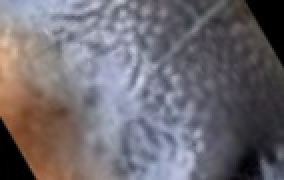
#> input picture dataset/validation/cow1/augmented_0_angle120_scale1.5.jpg, 142 x 90 px, found by its file name (shown 2 times larger); the run also reads 1 picture not shown here
$ jupyter execute --allow-errors SIFT_Final.ipynb
#> lines starting #> are read from the running program, lines starting #| are printed output that depends on the picture; long printed decimals are rounded
#> (the call stopped at in visualize, `img = image.load_img(img_path, target_size=(224, 224))`: tensorflow is not available in this run)
**Importing necessary packages**

[cell 1]
from tensorflow.keras.preprocessing import image
import cv2
import os, shutil
import matplotlib.pyplot as plt
import hashlib
import numpy as np
import random

[cell 2]
def data_aug(main_folder_path):
    dataset_folder = os.path.join(main_folder_path, 'augmented_images')
    if not os.path.exists(dataset_folder):
        os.makedirs(dataset_folder)

    # Define rotation angles and scales
    angles = [-30, 0, 30, 60, 90, 120, 150]
    scales = [1.0, 1.3, 1.5]

    # Iterate over each cow folder
    for cow_folder_name in os.listdir(main_folder_path):
        cow_folder_path = os.path.join(main_folder_path, cow_folder_name)
        if os.path.isdir(cow_folder_path):
            # Create a folder for the cow in the 'dataset' directory
            cow_dataset_folder = os.path.join(dataset_folder, cow_folder_name)
            if not os.path.exists(cow_dataset_folder):
                os.makedirs(cow_dataset_folder)

            # List all files in the cow folder
            image_files = [f for f in os.listdir(cow_folder_path) if os.path.isfile(os.path.join(cow_folder_path, f))]

            # Load and preprocess each cow image
            for i, image_file in enumerate(image_files):
                img_path = os.path.join(cow_folder_path, image_file)
                img = cv2.imread(img_path)

                # Generate augmented images
                for angle in angles:
                    for scale in scales:
                        M = cv2.getRotationMatrix2D((img.shape[1]//2, img.shape[0]//2), angle, scale)
                        rotated_image = cv2.warpAffine(img, M, (img.shape[1], img.shape[0]))
                        # Define the filename for the augmented image
                        filename = f'augmented_{i}_angle{angle}_scale{scale}.jpg'
                        # Define the path to save the augmented image in the cow's dataset folder
                        save_path = os.path.join(cow_dataset_folder, filename)

                        # Save the augmented image
                        cv2.imwrite(save_path, rotated_image)
#> pass 2 of the loop in data_aug, `for cow_folder_name in os.listdir(main_folder_path):`:
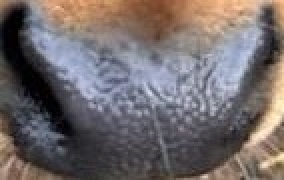
#> input picture cows/cow1/nose1.jpg, 142 x 90 px, found by its file name (shown 2 times larger)
#> in data_aug, img is the input picture: shape (90, 142, 3); mean B, G, R 107.1, 106.5, 114.7
#> the loop in data_aug, `for angle in angles:` made 7 passes
#> pass 1, in data_aug, `cv2.imwrite(save_path, rotated_image)`:
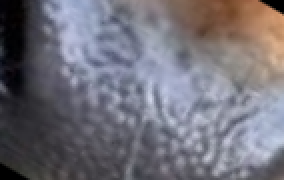
#> saved as augmented_0_angle-30_scale1.5.jpg: shape (90, 142, 3) (shown 2 times larger); mean B, G, R 120.6, 111.7, 114
#> pass 2, in data_aug, `cv2.imwrite(save_path, rotated_image)`:
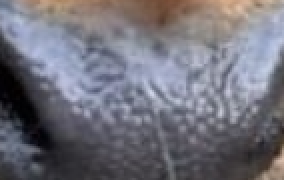
#> saved as augmented_0_angle0_scale1.3.jpg: shape (90, 142, 3) (shown 2 times larger); mean B, G, R 122.3, 112.8, 114
    print("Data Augmentation completed..")

def visualize(img_path):
  img = image.load_img(img_path, target_size=(224, 224))
  cow_nose_image = image.img_to_array(img) / 255.0  # Normalize pixel values to [0, 1]

  # Visualizing the original cow nose image
  plt.imshow(cow_nose_image)
  plt.axis('off')
  plt.show()


def img_preprocess(img_path):
  img = cv2.imread(img_path, cv2.IMREAD_GRAYSCALE)
  # Resize images to 224x224
  img_resized = cv2.resize(img, (224, 224))

  # Apply contrast adjustment
  clahe = cv2.createCLAHE(clipLimit=2.0, tileGridSize=(8, 8))
  img_resized = clahe.apply(img_resized)
  return img_resized

[cell 3]
img_path = '/content/drive/MyDrive/Muzzle Feature Extraction/SIFT/cows/cow1/nose1.jpg'
visualize(img_path)

**Function call to perform data augmentation**

[cell 4]
# Main directory containing cow folders
main_folder_path = '/content/drive/MyDrive/Muzzle Feature Extraction/SIFT/cows'

data_aug(main_folder_path)

**Data Splitting**

[cell 5]
# Define the path to your cow folders
cow_folder_path = '/content/drive/MyDrive/Muzzle Feature Extraction/SIFT/cows/augmented_images'
output_train_path = '/content/drive/MyDrive/Muzzle Feature Extraction/SIFT/dataset/training'
output_val_path = '/content/drive/MyDrive/Muzzle Feature Extraction/SIFT/dataset/validation'

# Define the ratio for splitting data
train_ratio = 0.9  # 90% for training, 10% for validation

# Create directories for training and validation data if they don't exist
os.makedirs(output_train_path, exist_ok=True)
os.makedirs(output_val_path, exist_ok=True)

for folder_name in os.listdir(cow_folder_path):
    folder_path = os.path.join(cow_folder_path, folder_name)

    if os.path.isdir(folder_path):
        images = os.listdir(folder_path)
        random.shuffle(images)  # Shuffle the images

        # Calculate the split indices based on the ratio
        split_index = int(len(images) * train_ratio)

        # Split the images into training and validation sets
        train_images = images[:split_index]
        val_images = images[split_index:]

        # Create directories for training and validation data for each cow folder
        train_folder = os.path.join(output_train_path, folder_name)
        val_folder = os.path.join(output_val_path, folder_name)
        os.makedirs(train_folder, exist_ok=True)
        os.makedirs(val_folder, exist_ok=True)

        # Move training images to the training folder with cow folder structure
        for image in train_images:
            src = os.path.join(folder_path, image)
            dst = os.path.join(train_folder, image)
            shutil.copy(src, dst)

        # Move validation images to the validation folder with cow folder structure
        for image in val_images:
            src = os.path.join(folder_path, image)
            dst = os.path.join(val_folder, image)
            shutil.copy(src, dst)
#> pass 2 of the loop `for folder_name in os.listdir(cow_folder_path):`:

**Initialize dictionary for first time**

[cell 6]
# Initialize an empty dictionary to store features
cow_features = {}

**Extract the features from all nose images of the cow**

[cell 7]
# Initialize SIFT detector
sift = cv2.SIFT_create()

def extract_features(cow_key, cow_folder_path):
  # Check if the cow_key already exists in the dictionary
  if cow_key in cow_features:
      print(f"Key: {cow_key} already exist.")
  else:
      # Initialize an empty dictionary to store features and unique_id for this cow
      cow_features[cow_key] = {'features': [], 'unique_id': None}

      # Iterate through the nose images of cow folder
      for img_file in os.listdir(cow_folder_path):
          if img_file.endswith('.jpg'):
              img_path = os.path.join(cow_folder_path, img_file)
              cow_nose_image = img_preprocess(img_path)

              # Detect and compute SIFT keypoints and descriptors
              keypoints, descriptors = sift.detectAndCompute(cow_nose_image, None)
              cow_features[cow_key]['features'].append(descriptors)

              # Draw keypoints on the original image
              image_with_keypoints = cv2.drawKeypoints(cow_nose_image, keypoints, None,
                                                      flags=cv2.DRAW_MATCHES_FLAGS_DRAW_RICH_KEYPOINTS)

              image_rgb = cv2.cvtColor(image_with_keypoints, cv2.COLOR_BGR2RGB)

              # Plot the image with keypoints
              plt.figure(figsize=(6, 4))
              plt.imshow(image_rgb)
              plt.title(f"Keypoints for {cow_key} - {img_file}")
              plt.axis('off')
              plt.show()

      # Generate a unique ID using a hash function
      feature_str = str(cow_features[cow_key]['features']) # converting features to string
      unique_id = hashlib.md5(feature_str.encode()).hexdigest() # converts to hexadecimal representation

      # Check if the unique_id already exists in the dictionary
      if any(data['unique_id'] == unique_id for data in cow_features.values()):
          print("This feature already exists.")
          del cow_features[cow_key]
      else:
          # Assign the features and unique_id to cow_key in the dictionary
          cow_features[cow_key]['unique_id'] = unique_id
          print(f"Features extraction from {cow_key}'s muzzle completed. Unique ID: {unique_id}")

**Change path of each cow folder and enter respective cow's name**

[cell 8]
# Add New Cow
name_of_cow = input("Enter the cow name: ")
#> the answer given: cows/augmented_images/cow1/augmented_0_angle-30_scale1.0.jpg

# [6 lines of commented-out code are left out]
cow_folder_path = '/content/drive/MyDrive/Muzzle Feature Extraction/SIFT/dataset/training/cow6'

#> (the rest of this cell did not finish here and is left out)

[cell 9]
# Display the dictionary
print(cow_features)

**Count no of values in dictionary**

[cell 10]
count = 0
for key, value in cow_features.items() :
    print(key)
    count = count +1
    print(f"No of features stores in {key} : {len(cow_features[key]['features'])}")
print(f"Number of cows in the dictionary : {count}")

**Compare new features with exisiting features**

[cell 11]
# Input image path
input_img_path = '/content/drive/MyDrive/Muzzle Feature Extraction/SIFT/dataset/validation/cow1/augmented_0_angle120_scale1.5.jpg'
# Load the input image
input_img = img_preprocess(input_img_path)
#> in img_preprocess, `img = cv2.imread(img_path, cv2.IMREAD_GRAYSCALE)`:
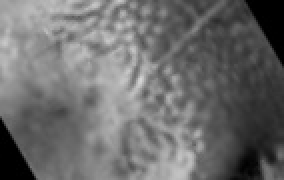
#> img: shape (90, 142) (shown 2 times larger); min 0, max 214, mean 108.2
#> in img_preprocess, `img_resized = cv2.resize(img, (224, 224))`:
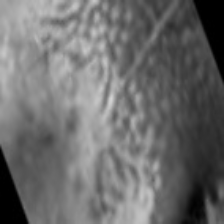
#> img_resized: shape (224, 224); min 0, max 211, mean 108.1
#> in img_preprocess, `img_resized = clahe.apply(img_resized)`:
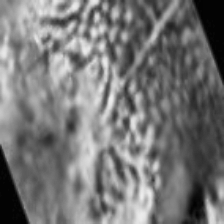
#> img_resized: shape (224, 224); min 1, max 238, mean 118.7
# Extract features from the input image
keypoints, input_descriptors = sift.detectAndCompute(input_img, None)
#> keypoints = 284 keypoints; strongest (x, y, size): (77, 60, 10.5), (211, 210, 8.1), (126, 122, 5.2), (111, 99, 5.2)
# Define a threshold for similarity
threshold = 0.4
matching = False
# Iterate through each cow in the dictionary
for cow, cow_data in cow_features.items():
    for nose_feature in cow_data['features']:
        bf = cv2.BFMatcher() # Using Brute Force
        matches = bf.knnMatch(input_descriptors, nose_feature, k=2)
        # Apply ratio test
        good_matches = []
        for m, n in matches:
            if m.distance < 0.75 * n.distance:
                good_matches.append(m)
            # Calculate the similarity score
            similarity = (len(good_matches) / len(input_descriptors))
        # print(f"Similarity: {similarity}")
        if similarity >= threshold:
          print(f"The input image matches with {cow} (Good Matches: {len(good_matches)})")
          matching = True
          break
if not matching:
    print("This feature doesn't match with existing data.")

**Visualizing**

[cell 12]
import cv2
from google.colab.patches import cv2_imshow

cow_folder_path = '/content/drive/MyDrive/Muzzle Feature Extraction/SIFT/dataset/training/cow1'
# Load two images
img_path = '/content/drive/MyDrive/Muzzle Feature Extraction/SIFT/dataset/validation/cow1/augmented_0_angle120_scale1.5.jpg'
img1 = img_preprocess(img_path)

for img_file in os.listdir(cow_folder_path):
          if img_file.endswith('.jpg'):
              img_path = os.path.join(cow_folder_path, img_file)
              stored_nose_image = img_preprocess(img_path)
#> in img_preprocess (call 3), `img = cv2.imread(img_path, cv2.IMREAD_GRAYSCALE)`:
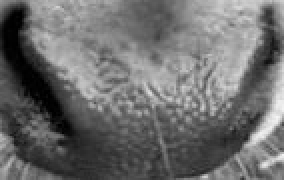
#> img: shape (90, 142) (shown 2 times larger); min 0, max 245, mean 109
#> in img_preprocess (call 3), `img_resized = cv2.resize(img, (224, 224))`:
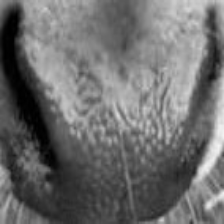
#> img_resized: shape (224, 224); min 0, max 244, mean 108.9
#> in img_preprocess (call 3), `img_resized = clahe.apply(img_resized)`:
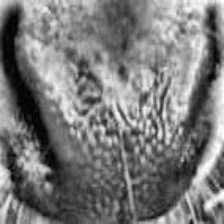
#> img_resized: shape (224, 224); min 1, max 255, mean 121.6

              # Detect keypoints and compute descriptors for both resized and adjusted images
              keypoints1, descriptors1 = sift.detectAndCompute(img1, None)
#> keypoints1 has the same summary as keypoints
              keypoints2, descriptors2 = sift.detectAndCompute(stored_nose_image, None)
#> keypoints2 = 665 keypoints; strongest (x, y, size): (205, 168, 10.6), (209, 206, 6.5), (211, 15, 9.3), (33, 165, 15.9)

              # Initialize a Brute Force matcher
              bf = cv2.BFMatcher()
              matches = bf.knnMatch(descriptors1, descriptors2, k=2)
#> matches = 284 matches

              # Apply ratio test to find good matches
              good_matches = []
              for m, n in matches:
                  if m.distance < 0.75 * n.distance:
                      good_matches.append(m)
#> after the loop, good_matches = 3 matches

              # Calculate similarity score based on the number of good matches
              similarity_score = len(good_matches) / len(descriptors1)
#> similarity_score = 0.0106
              print(len(good_matches))
#| 3
              print(similarity_score)
#| 0.01056

              # Draw matches
              img_matches = cv2.drawMatches(img1, keypoints1, stored_nose_image, keypoints2, good_matches, None, flags=cv2.DrawMatchesFlags_NOT_DRAW_SINGLE_POINTS)
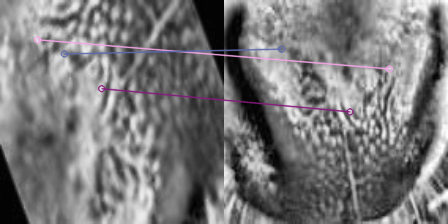
#> img_matches: shape (224, 448, 3); mean of channels 0, 1, 2 120.9, 120, 120.7; drawn as B, G, R

              # Display the matches
              cv2_imshow(img_matches)
              cv2.waitKey(0)
              cv2.destroyAllWindows()
